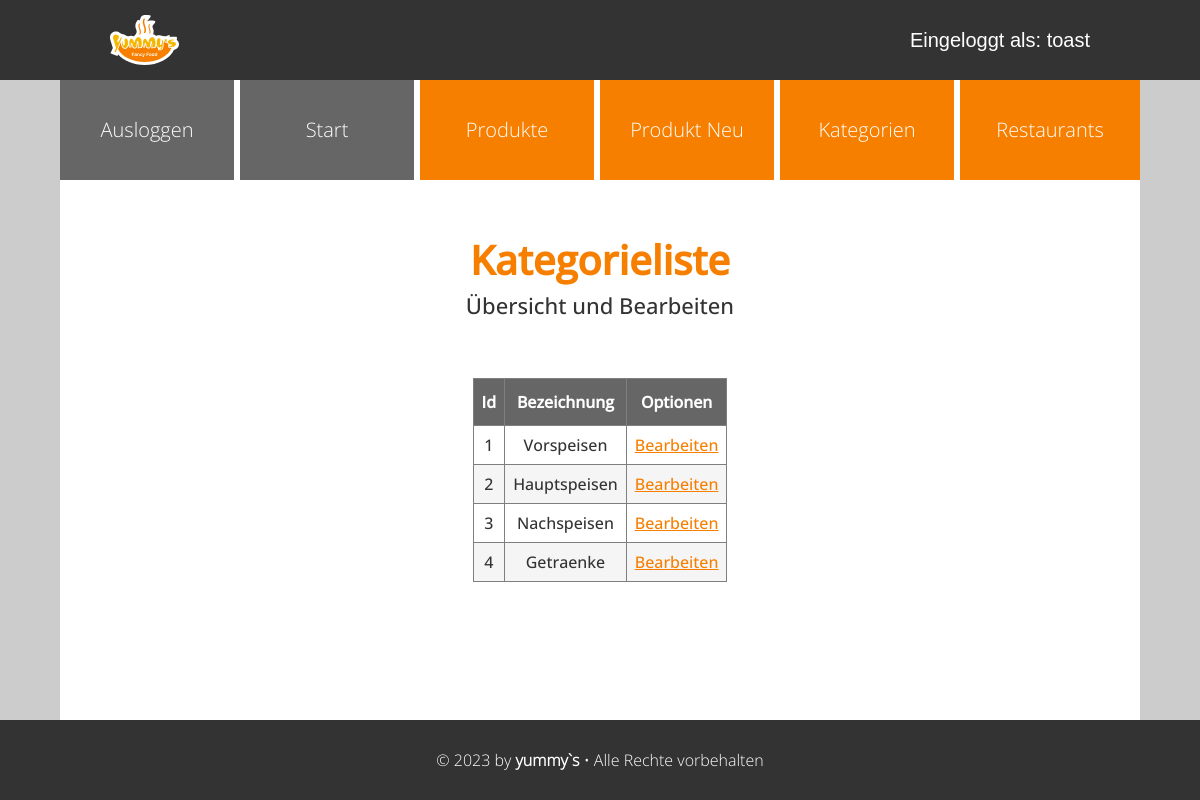
/admin/kategorie_liste.php (signed in), run on the app's committed database.
### tables this page shows
CREATE TABLE `kategorien` (
  `id` int(10) UNSIGNED NOT NULL,
  `bezeichnung` varchar(200) NOT NULL
);

### admin/setup.php (called while the page is built, shortened)
<?php
spl_autoload_register(
    function (string $klasse) {
        $prefix = "WIFI\\JUMMY\\";
        $basis = __DIR__ . "/Klassen/";
        $laenge = strlen($prefix);
        $relativ = substr($klasse, $laenge);
        $datei = $basis . str_replace("\\", "/", $relativ) . ".php";
    }
);

### admin/Klassen/Mysql.php (called while the page is built, shortened)
<?php
class Mysql
{
    private static ?Mysql $instanz = null;
    public static function getInstanz(): Mysql
    {
        if (!self::$instanz) {
            self::$instanz = new Mysql();
        }
        return self::$instanz;
    }
    private \mysqli $db;
    private function verbinden(): void
    {
        $this->db = new \mysqli(MYSQL_HOST, MYSQL_USER, MYSQL_PASSWORT, MYSQL_DATENBANK);
        $this->db->set_charset("utf8");
    }
    public function query(string $sqlBefehl): \mysqli_result|bool
    {
        $result = $this->db->query($sqlBefehl);
        return $result;
    }
}

### admin/Klassen/Speisen/Kategorien.php (called while the page is built, shortened)
<?php
class Kategorien
{
    public function alleKategorien(): array
    {
        $db = Mysql::getInstanz();
        $kategorienGesamt = array();
        $result = $db->query("SELECT * FROM kategorien");
        while ($row = $result->fetch_assoc()) {
            $kategorienGesamt[] = new Kategorie($row);
        }
        return $kategorienGesamt;
    }
}

### admin/Klassen/Speisen/DbRow/DbRowAbstract.php (called while the page is built, shortened)
<?php
abstract class DbRowAbstract
{
    protected string $tabelle;
    private array $daten = array();
    public function __construct(int|array $idOderDaten)
    {
        if (is_int($idOderDaten)) {
            $db = Mysql::getInstanz();
            $sqlId = $db->escape($idOderDaten);
            $result = $db->query("SELECT * FROM {$this->tabelle} WHERE id = '{$sqlId}'");
            $this->daten = $result->fetch_assoc();
        } else {
            $this->daten = $idOderDaten;
        }
    }
    public function __get(string $eigenschaft): mixed
    {
        return $this->daten[$eigenschaft];
    }
}

### admin/kategorie_liste.php (the view, shortened to what this page needs)
<?php
include "setup.php";
include "kopf.php";
?>
<div id="admin-toptext">
    <h2 id="admin-headline">Kategorieliste</h2>
    <aside id="admin-subline">Übersicht und Bearbeiten</aside>
</div>
<?php
echo "<br>";
echo "<div style='overflow-x: auto;'>";
echo "<table class='table-admin'>";
echo "<thead>";
echo "<th>Id</th>";
echo "<th>Bezeichnung</th>";
echo "<th>Optionen</th>";
echo "</thead>";
echo "<tbody>";
$kategorien = new Kategorien();
$alleKategorien = $kategorien->alleKategorien();
foreach ($alleKategorien as $kategorie) {
    echo "<tr>";
    echo "<td>" . $kategorie->id . "</td>";
    echo "<td>" . $kategorie->bezeichnung . "</td>";
    echo "<td>" . "<a href='kategorie_bearbeiten.php?id={$kategorie->id}'>Bearbeiten</a>" . "</td>";
    echo "</tr>";
}
echo "</tbody>";
echo "</table>";
echo "</div>";
include "fuss.php";

### css/admin-base.css (style rules this page uses)
:root { --white: #fff; --black: #000; --grey-extra-light: #f5f5f5; --grey-light: #ccc; --grey-medium: #7f7f7f; --grey-dark: #666; --grey-slate: #708090; --grey-extra-dark: #333; --soft-blue-light: #a8dadc; --soft-blue: #457b9d; --soft-blue-dark: #334a6b; --soft-blue-extra-dark: #1d3557; --soft-green-extra-light: #cbddab; --soft-green-light: #a3b18a; --soft-green: #588157; --soft-green-dark: #3a5a40; --soft-green-extra-dark: #344e41; --soft-red: #d62828; --soft-red-dark: #c1121f; --soft-red-extra-dark: #780000; --soft-orange-extra-light: #fee8bd; --soft-orange-light: #fcbf49; --soft-orange: #F77F00; --soft-orange-dark: #944d00; --soft-yellow-light: #ffdd00; --soft-yellow: #ffc300; --soft-beige: #EAE2B7; }
html, body { margin: 0; padding: 0; font-size: 100%; background-color: var(--grey-light); }
* { box-sizing: border-box; }
#admin-toptext { text-align: center; }
#admin-headline { font-family: "OpenSans-Medium", Arial, Helvetica, sans-serif; font-size: calc(100vw / 12); line-height: calc(100vw / 10); color: var(--soft-orange); margin: 1vw 0; }
#admin-subline { font-family: "OpenSans-Medium", Arial, Helvetica, sans-serif; font-size: calc(100vw / 25); color: var(--grey-extra-dark); padding-top: 1vw; padding-bottom: 7vw; }
@media (min-width: 600px) { #admin-headline { font-size: calc(100vw / 25); line-height: calc(100vw / 25); margin: 1vw 0; } }
@media (min-width: 600px) { #admin-subline { font-size: calc(100vw / 45); padding-top: 0; padding-bottom: 3vw; } }
@media (min-width: 1200px) { #admin-headline { font-size: 40px; line-height: 40px; color: var(--soft-orange); margin: 10px 0; } }
@media (min-width: 1200px) { #admin-subline { font-size: 22px; padding-top: 0; padding-bottom: 40px; } }

### css/admin-content.css (style rules this page uses)
:root { --white: #fff; --black: #000; --grey-extra-light: #f5f5f5; --grey-light: #ccc; --grey-medium: #7f7f7f; --grey-dark: #666; --grey-slate: #708090; --grey-extra-dark: #333; --soft-blue-light: #a8dadc; --soft-blue: #457b9d; --soft-blue-dark: #334a6b; --soft-blue-extra-dark: #1d3557; --soft-green-extra-light: #cbddab; --soft-green-light: #a3b18a; --soft-green: #588157; --soft-green-dark: #3a5a40; --soft-green-extra-dark: #344e41; --soft-red: #d62828; --soft-red-dark: #c1121f; --soft-red-extra-dark: #780000; --soft-orange-extra-light: #fee8bd; --soft-orange-light: #fcbf49; --soft-orange: #F77F00; --soft-orange-dark: #944d00; --soft-yellow-light: #ffdd00; --soft-yellow: #ffc300; --soft-beige: #EAE2B7; }
html, body { margin: 0; padding: 0; font-size: 100%; background-color: var(--grey-light); }
* { box-sizing: border-box; }
.table-admin { font-family: "OpenSans-Medium", Arial, Helvetica, sans-serif; color: var(--grey-extra-dark); border-collapse: collapse; width: 100%; }
.table-admin td, .table-admin th { border: 1px solid var(--grey-medium); text-align: center; padding: 8px; }
.table-admin th { padding-top: 12px; padding-bottom: 12px; background-color: var(--grey-dark); color: white; }
.table-admin tr:nth-child(even) { background-color: var(--grey-extra-light); }
.table-admin a { text-decoration: underline; color: var(--soft-red-dark); }
.table-admin a:nth-child(1) { text-decoration: underline; color: var(--soft-orange); }

### data on the page
kategorien: id "1", bezeichnung "Vorspeisen"
kategorien: id "2", bezeichnung "Hauptspeisen"
kategorien: id "3", bezeichnung "Nachspeisen"
kategorien: id "4", bezeichnung "Getraenke"

### other printed values
$_SESSION["benutzername"] "toast"
